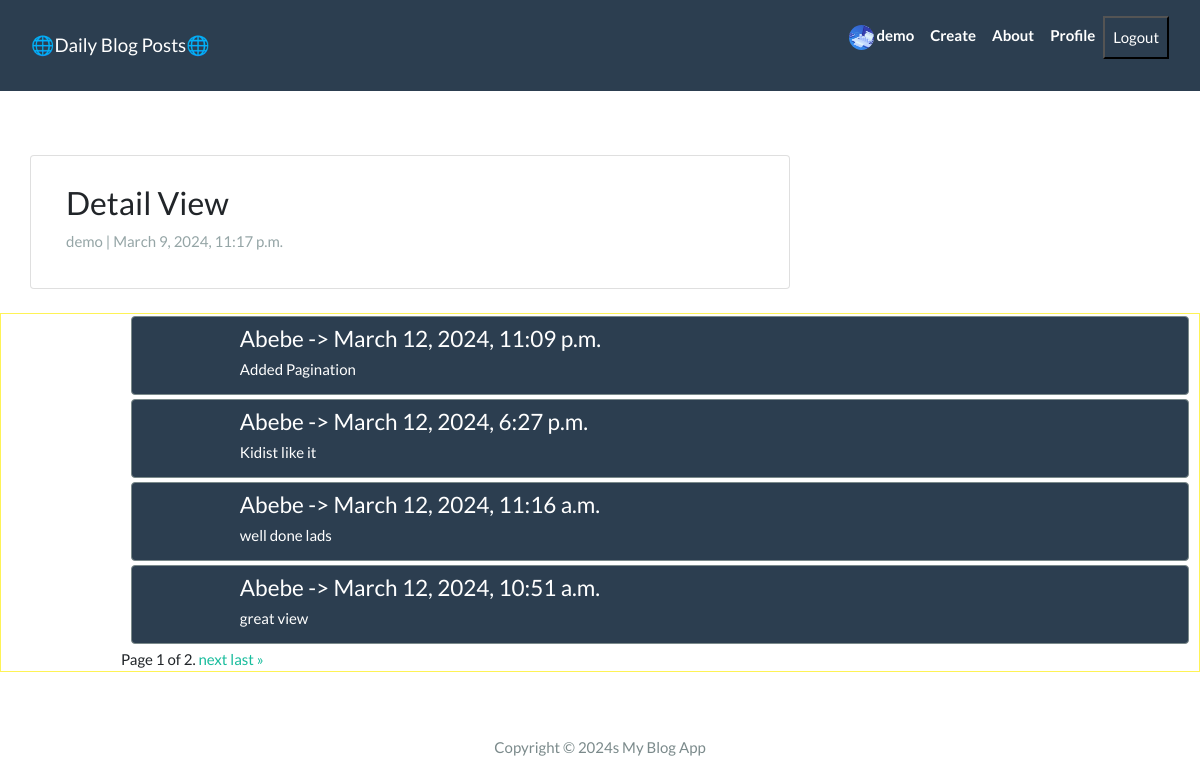
/app/post_detail/blog_10/ (signed in), run on the app's committed database.
### app/models.py (models this page shows, shortened)
class Profile(models.Model):
    OCCUPATION_CHOICES = [
        ('Web Development', 'Web Development'),
        ('App Development', 'App Development'),
        ('Software Engineering', 'Software Engineering'),
        ('ML Engineer', 'ML Engineer'),
        ('Ethical Hacker', 'Ethical Hacker'),
        ('Blockchain', 'Blockchain'),
        ('Cryptography', 'Cryptography'),
    ]
    user = models.OneToOneField(User, null=True, on_delete=models.CASCADE)
    first_name = models.CharField(max_length=256, blank=False)
    last_name = models.CharField(max_length=256, blank=False)
    profile_pic = models.ImageField(null=True, blank=True,default='images/bg.jpg', upload_to='images/')
    bio = models.TextField()
    linkedin_url = models.URLField(max_length=105, default='')
    location = models.CharField(max_length=30, default='', blank=True)
    birth_date = models.DateField(null=True, default='', blank=True)
    phone = models.IntegerField(null=True,default='', blank=True)  # Allow null values
    github = models.URLField(max_length=256, default='')
    occupation = models.CharField(max_length=256,default='', choices=OCCUPATION_CHOICES)
    website_url = models.URLField(max_length=256, default='')
    instagram_url = models.URLField(max_length=256, default='')
    facebook_url = models.URLField(max_length=256, default='')  # Provide a default value
    twitter_url = models.URLField(max_length=256, default='')
    programming_proficiency = models.PositiveSmallIntegerField(default=0, validators=[MaxValueValidator(100)])
    problem_solving = models.PositiveSmallIntegerField(default=0, validators=[MaxValueValidator(100)])
    critical_thinking = models.PositiveSmallIntegerField(default=0, validators=[MaxValueValidator(100)])
    communication_skills = models.PositiveSmallIntegerField(default=0, validators=[MaxValueValidator(100)])
    adaptability = models.PositiveSmallIntegerField(default=0, validators=[MaxValueValidator(100)])
    attention_to_detail = models.PositiveSmallIntegerField(default=0, validators=[MaxValueValidator(100)])

class Post(models.Model):
    title = models.CharField(max_length =256, unique=True)
    slug = models.SlugField(max_length=256, unique=True )
    author = models.ForeignKey(User, on_delete=models.CASCADE, related_name='blog_posts')
    created_on = models.DateTimeField(auto_now_add = True)
    updated_on = models.DateTimeField(auto_now = True)
    content = models.TextField()
    status = models.IntegerField(choices = STATUS, default= 0)
    class Meta():
        ordering = ['-created_on']

class Comment(models.Model):
    name = models.ForeignKey(User,on_delete=models.CASCADE, related_name='comments', max_length= 256)
    post = models.ForeignKey(Post, on_delete=models.CASCADE, related_name='comments')
    body = models.TextField()
    created_on = models.DateTimeField(auto_now_add = True)
    updated_on = models.DateTimeField(auto_now = True)

### app/views.py (the view)
# urls.py: path('post_detail/<slug:slug>/',views.PostDetail.as_view(), name = 'post_detail'),
class PostDetail(View):
    def get(self, request, slug):
        post = get_object_or_404(Post, slug=slug)
        comment_list = Comment.objects.filter(post=post).order_by('-created_on')
        paginator = Paginator(comment_list, 4)
        page = request.GET.get('page')
        try:
            comments = paginator.page(page)
        except PageNotAnInteger:
            comments = paginator.page(1)
        except EmptyPage:
            comments = paginator.page(paginator.num_pages)
        return render(request, 'post_detail.html', {'post': post, 'comments': comments})

### app/context_processors.py (called while the page is built)
def profile_context_processor(request):
    profile = None
    if request.user.is_authenticated:
        try:
            profile = Profile.objects.get(user=request.user)
        except Profile.DoesNotExist:
            pass
    return {'profile': profile}

### templates/post_detail.html (shortened to what this page needs)
{% extends 'base.html' %}
{% block content %}
<div class="container">
  <div class="row">
    <div class="col-md-8 card mb-4  mt-3 left  top">
      <div class="card-body">
        <h3>Detail View</h3>
        <p class=" text-muted">{{ post.author }} | {{ post.created_on }}</p>
      </div>
    </div>
  </div>
</div>
<div style="padding-left: 10%; border: 1px solid #fef356">
  {% for comment in comments %}
  <div class="bg-primary text-white border border-dark py-2 rounded rounded-3" style="padding-left: 10%; margin: 10px; margin-top: 2px; border-radius: 30px; margin-bottom: 4px;">
      <h4>{{ comment.name }} -> {{ comment.created_on }}</h4>
      <h6>{{ comment.body }}</h6>
  </div>
  {% endfor %}
  <div class="pagination">
    <span class="step-links">
        <span class="current">
            Page {{ comments.number }} of {{ comments.paginator.num_pages }}.
        </span>
        {% if comments.has_next %}
            <a href="?page={{ comments.next_page_number }}">next</a>
            <a href="?page={{ comments.paginator.num_pages }}">last &raquo;</a>
        {% endif %}
    </span>
  </div>
</div>
{% endblock content %}

### templates/base.html (shortened to what this page needs)
<!DOCTYPE html>
<html>
  {% load static %}
<head>
  <link rel="stylesheet" href="https://stackpath.bootstrapcdn.com/bootswatch/4.5.2/flatly/bootstrap.min.css">
  <link rel="stylesheet" href="https://cdnjs.cloudflare.com/ajax/libs/font-awesome/5.15.4/css/all.min.css">
</head>
<body>
  <nav class="navbar navbar-expand-lg navbar-dark bg-primary" id="mainNav">
    <div class="container-fluid">
      <a class="navbar-brand" href="{% url 'post_list' %}">🌐Daily Blog Posts🌐</a>
      <div class="collapse navbar-collapse" id="navbarResponsive">
        <ul class="navbar-nav ml-auto">
          {% if request.user.is_authenticated %}
          <li class="nav-item text-black">
         <a href="{% url 'edit_profile' %}">     <p class="nav-link text-black font-weight-bold" >
              <img class="rounded-circle  " src='{{ profile.profile_pic.url}}' width="25" height="25">
           {{request.user.username}}</p>
         </a>
        </li>
          <li class="nav-item text-black">
            <a class="nav-link text-black font-weight-bold" href="{% url 'create_post' %}">Create</a>
          </li>
          {% else %}
          <li class="nav-item text-black">
            <a class="nav-link text-black font-weight-bold" href="{% url 'log_in' %}">Login/Register</a>
          </li>
          {% endif %}
          <li class="nav-item text-black">
            <a class="nav-link text-black font-weight-bold" href="#">About</a>
          </li>
          <li class="nav-item text-black">
            <a class="nav-link text-black font-weight-bold" href="{% url 'my_profile' %}">Profile</a>
          </li>
          {% if request.user.is_authenticated %}
          </div>
          <form action="{% url 'logout' %}" method="post">
            <button class="mb-3 px-2 py-2 bg-primary text-white" type="submit">Logout</button>
          </form>
          {% endif %}
      </div>
  </nav>
  <div class="my-5 ">
  {% block content %}{% endblock content %}
</div>
  <footer class="py-3 bg-grey">
    <p class="m-0 text-dark text-center ">Copyright &copy; 2024s My Blog App </p>
  </footer>
</body>
</html>

### data on the page
Profile: profile_pic (picture)
Post: author "demo", created_on "March 9, 2024, 11:17 p.m."
Comment: name "Abebe", created_on "March 12, 2024, 11:09 p.m.", body "Added Pagination"
Comment: name "Abebe", created_on "March 12, 2024, 6:27 p.m.", body "Kidist like it"
Comment: name "Abebe", created_on "March 12, 2024, 11:16 a.m.", body "well done lads"
Comment: name "Abebe", created_on "March 12, 2024, 10:51 a.m.", body "great view"

### other printed values
{{ request.user.username }} "demo"
{{ comments.number }} "1"
{{ comments.paginator.num_pages }} "2"
